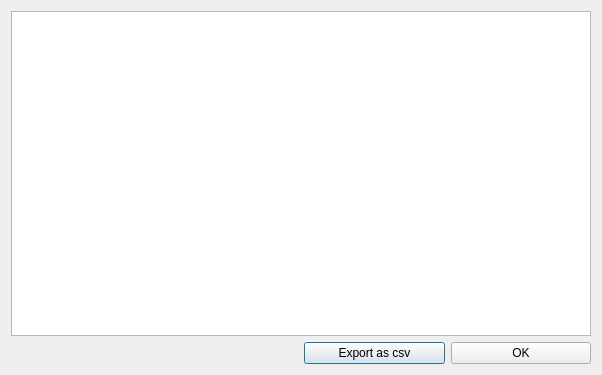
<?xml version="1.0" encoding="UTF-8"?>
<ui version="4.0">
 <class>dlgDetailedResults</class>
 <widget class="QDialog" name="dlgDetailedResults">
  <property name="geometry">
   <rect>
    <x>0</x>
    <y>0</y>
    <width>602</width>
    <height>375</height>
   </rect>
  </property>
  <property name="windowTitle">
   <string>Detailed Results</string>
  </property>
  <layout class="QGridLayout" name="gridLayout">
   <item row="1" column="1">
    <layout class="QHBoxLayout" name="horizontalLayout">
     <item>
      <widget class="QPushButton" name="buttonExport">
       <property name="text">
        <string>Export as csv</string>
       </property>
      </widget>
     </item>
     <item>
      <widget class="QPushButton" name="buttonOK">
       <property name="text">
        <string>OK</string>
       </property>
      </widget>
     </item>
    </layout>
   </item>
   <item row="0" column="0" colspan="2">
    <widget class="QTableWidget" name="tblDetailedResults">
     <property name="editTriggers">
      <set>QAbstractItemView::NoEditTriggers</set>
     </property>
     <property name="selectionBehavior">
      <enum>QAbstractItemView::SelectItems</enum>
     </property>
    </widget>
   </item>
  </layout>
 </widget>
 <resources/>
 <connections/>
</ui>
